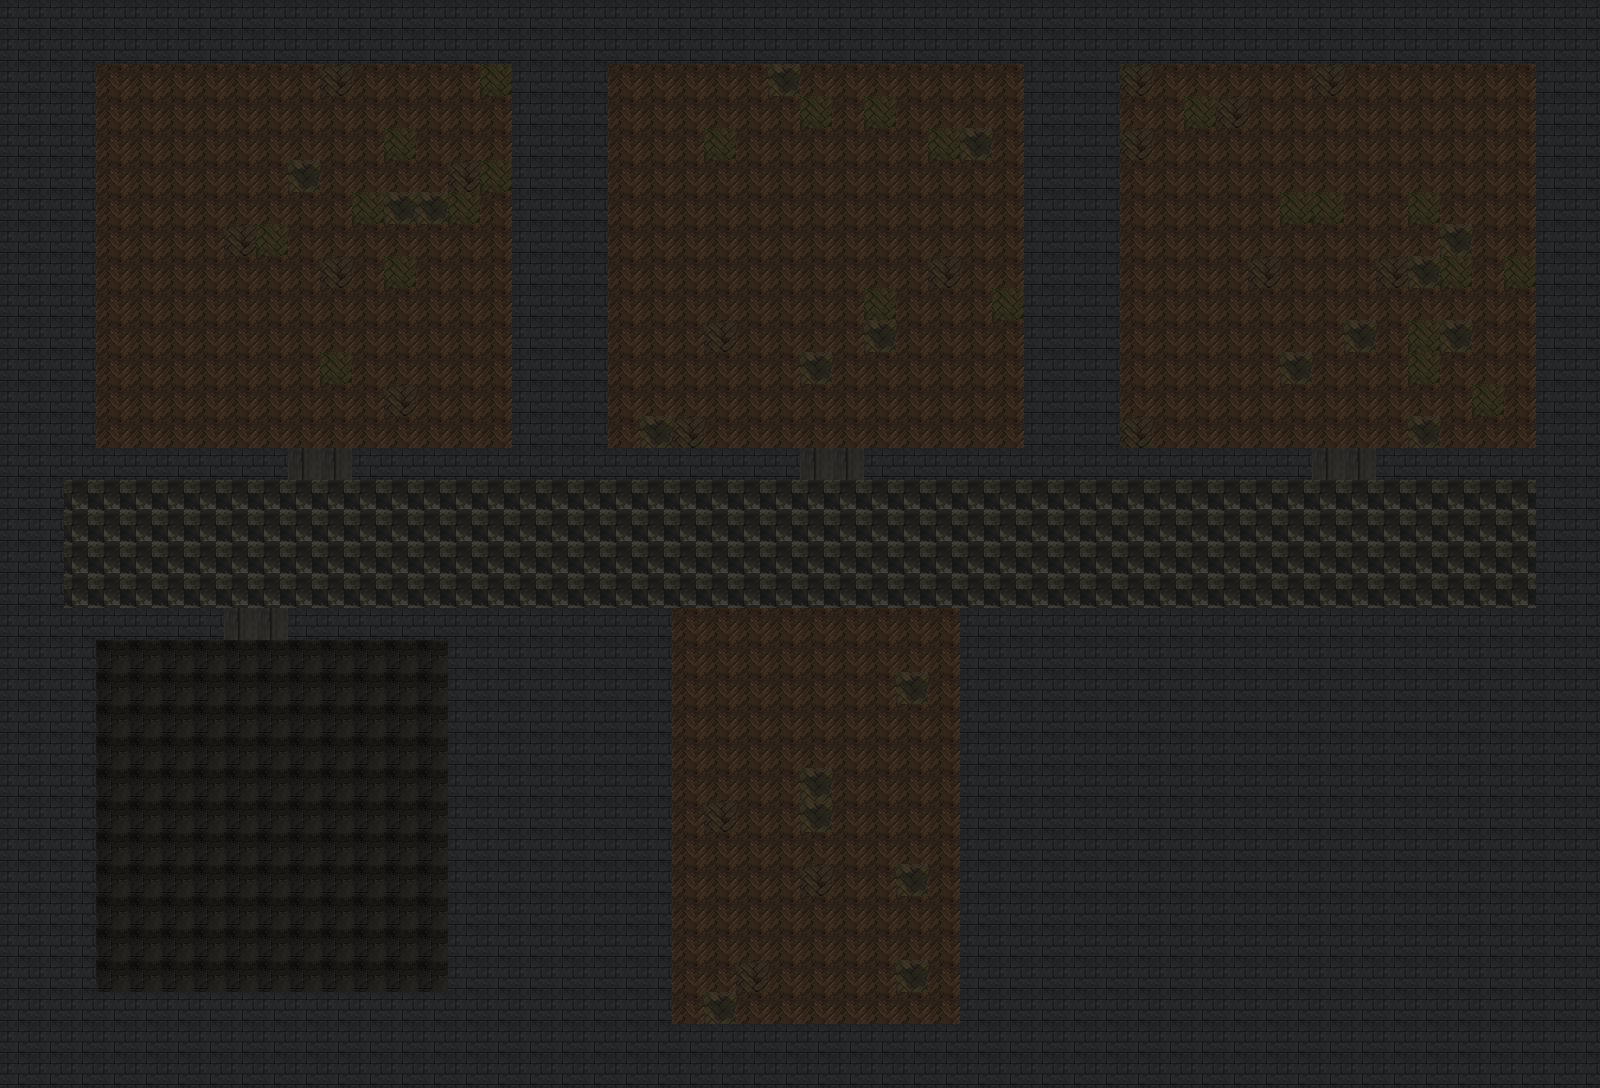

Below is a game level as drawn by its tile map, then a one-line description and the .tmx file that defines it, in full:
An orthogonal 50x34 tile map with 32x32 px tiles, 1 tile layer (ground) and 18 objects (7x monster, 6x room, 3x door, 2x spawn).

<map version="1.10" tiledversion="1.10.2" orientation="orthogonal" renderorder="right-down" width="50" height="34" tilewidth="32" tileheight="32" infinite="0" nextlayerid="3" nextobjectid="19">
 <tileset firstgid="1" name="school" tilewidth="32" tileheight="32" tilecount="8" columns="8">
  <image source="../tilesets/school.png" width="256" height="32" />
  <tile id="1">
   <properties>
    <property name="solid" type="bool" value="true" />
   </properties>
  </tile>
 </tileset>
 <layer id="1" name="ground" width="50" height="34">
  <data encoding="csv">
2,2,2,2,2,2,2,2,2,2,2,2,2,2,2,2,2,2,2,2,2,2,2,2,2,2,2,2,2,2,2,2,2,2,2,2,2,2,2,2,2,2,2,2,2,2,2,2,2,2,
2,2,2,2,2,2,2,2,2,2,2,2,2,2,2,2,2,2,2,2,2,2,2,2,2,2,2,2,2,2,2,2,2,2,2,2,2,2,2,2,2,2,2,2,2,2,2,2,2,2,
2,2,2,1,1,1,1,1,1,1,5,1,1,1,1,7,2,2,2,1,1,1,1,1,6,1,1,1,1,1,1,1,2,2,2,5,1,1,1,1,1,5,1,1,1,1,1,1,2,2,
2,2,2,1,1,1,1,1,1,1,1,1,1,1,1,1,2,2,2,1,1,1,1,1,1,7,1,7,1,1,1,1,2,2,2,1,1,7,5,1,1,1,1,1,1,1,1,1,2,2,
2,2,2,1,1,1,1,1,1,1,1,1,7,1,1,1,2,2,2,1,1,1,7,1,1,1,1,1,1,7,6,1,2,2,2,5,1,1,1,1,1,1,1,1,1,1,1,1,2,2,
2,2,2,1,1,1,1,1,1,6,1,1,1,1,5,7,2,2,2,1,1,1,1,1,1,1,1,1,1,1,1,1,2,2,2,1,1,1,1,1,1,1,1,1,1,1,1,1,2,2,
2,2,2,1,1,1,1,1,1,1,1,7,6,6,7,1,2,2,2,1,1,1,1,1,1,1,1,1,1,1,1,1,2,2,2,1,1,1,1,1,7,7,1,1,7,1,1,1,2,2,
2,2,2,1,1,1,1,5,7,1,1,1,1,1,1,1,2,2,2,1,1,1,1,1,1,1,1,1,1,1,1,1,2,2,2,1,1,1,1,1,1,1,1,1,1,6,1,1,2,2,
2,2,2,1,1,1,1,1,1,1,5,1,7,1,1,1,2,2,2,1,1,1,1,1,1,1,1,1,1,5,1,1,2,2,2,1,1,1,1,5,1,1,1,5,6,7,1,7,2,2,
2,2,2,1,1,1,1,1,1,1,1,1,1,1,1,1,2,2,2,1,1,1,1,1,1,1,1,7,1,1,1,7,2,2,2,1,1,1,1,1,1,1,1,1,1,1,1,1,2,2,
2,2,2,1,1,1,1,1,1,1,1,1,1,1,1,1,2,2,2,1,1,1,5,1,1,1,1,6,1,1,1,1,2,2,2,1,1,1,1,1,1,1,6,1,7,6,1,1,2,2,
2,2,2,1,1,1,1,1,1,1,7,1,1,1,1,1,2,2,2,1,1,1,1,1,1,6,1,1,1,1,1,1,2,2,2,1,1,1,1,1,6,1,1,1,7,1,1,1,2,2,
2,2,2,1,1,1,1,1,1,1,1,1,5,1,1,1,2,2,2,1,1,1,1,1,1,1,1,1,1,1,1,1,2,2,2,1,1,1,1,1,1,1,1,1,1,1,7,1,2,2,
2,2,2,1,1,1,1,1,1,1,1,1,1,1,1,1,2,2,2,1,6,5,1,1,1,1,1,1,1,1,1,1,2,2,2,5,1,1,1,1,1,1,1,1,6,1,1,1,2,2,
2,2,2,2,2,2,2,2,2,4,4,2,2,2,2,2,2,2,2,2,2,2,2,2,2,4,4,2,2,2,2,2,2,2,2,2,2,2,2,2,2,4,4,2,2,2,2,2,2,2,
2,2,3,3,3,3,3,3,3,3,3,3,3,3,3,3,3,3,3,3,3,3,3,3,3,3,3,3,3,3,3,3,3,3,3,3,3,3,3,3,3,3,3,3,3,3,3,3,2,2,
2,2,3,3,3,3,3,3,3,3,3,3,3,3,3,3,3,3,3,3,3,3,3,3,3,3,3,3,3,3,3,3,3,3,3,3,3,3,3,3,3,3,3,3,3,3,3,3,2,2,
2,2,3,3,3,3,3,3,3,3,3,3,3,3,3,3,3,3,3,3,3,3,3,3,3,3,3,3,3,3,3,3,3,3,3,3,3,3,3,3,3,3,3,3,3,3,3,3,2,2,
2,2,3,3,3,3,3,3,3,3,3,3,3,3,3,3,3,3,3,3,3,3,3,3,3,3,3,3,3,3,3,3,3,3,3,3,3,3,3,3,3,3,3,3,3,3,3,3,2,2,
2,2,2,2,2,2,2,4,4,2,2,2,2,2,2,2,2,2,2,2,2,1,1,1,1,1,1,1,1,1,2,2,2,2,2,2,2,2,2,2,2,2,2,2,2,2,2,2,2,2,
2,2,2,8,8,8,8,8,8,8,8,8,8,8,2,2,2,2,2,2,2,1,1,1,1,1,1,1,1,1,2,2,2,2,2,2,2,2,2,2,2,2,2,2,2,2,2,2,2,2,
2,2,2,8,8,8,8,8,8,8,8,8,8,8,2,2,2,2,2,2,2,1,1,1,1,1,1,1,6,1,2,2,2,2,2,2,2,2,2,2,2,2,2,2,2,2,2,2,2,2,
2,2,2,8,8,8,8,8,8,8,8,8,8,8,2,2,2,2,2,2,2,1,1,1,1,1,1,1,1,1,2,2,2,2,2,2,2,2,2,2,2,2,2,2,2,2,2,2,2,2,
2,2,2,8,8,8,8,8,8,8,8,8,8,8,2,2,2,2,2,2,2,1,1,1,1,1,1,1,1,1,2,2,2,2,2,2,2,2,2,2,2,2,2,2,2,2,2,2,2,2,
2,2,2,8,8,8,8,8,8,8,8,8,8,8,2,2,2,2,2,2,2,1,1,1,1,6,1,1,1,1,2,2,2,2,2,2,2,2,2,2,2,2,2,2,2,2,2,2,2,2,
2,2,2,8,8,8,8,8,8,8,8,8,8,8,2,2,2,2,2,2,2,1,5,1,1,6,1,1,1,1,2,2,2,2,2,2,2,2,2,2,2,2,2,2,2,2,2,2,2,2,
2,2,2,8,8,8,8,8,8,8,8,8,8,8,2,2,2,2,2,2,2,1,1,1,1,1,1,1,1,1,2,2,2,2,2,2,2,2,2,2,2,2,2,2,2,2,2,2,2,2,
2,2,2,8,8,8,8,8,8,8,8,8,8,8,2,2,2,2,2,2,2,1,1,1,1,5,1,1,6,1,2,2,2,2,2,2,2,2,2,2,2,2,2,2,2,2,2,2,2,2,
2,2,2,8,8,8,8,8,8,8,8,8,8,8,2,2,2,2,2,2,2,1,1,1,1,1,1,1,1,1,2,2,2,2,2,2,2,2,2,2,2,2,2,2,2,2,2,2,2,2,
2,2,2,8,8,8,8,8,8,8,8,8,8,8,2,2,2,2,2,2,2,1,1,1,1,1,1,1,1,1,2,2,2,2,2,2,2,2,2,2,2,2,2,2,2,2,2,2,2,2,
2,2,2,8,8,8,8,8,8,8,8,8,8,8,2,2,2,2,2,2,2,1,1,5,1,1,1,1,6,1,2,2,2,2,2,2,2,2,2,2,2,2,2,2,2,2,2,2,2,2,
2,2,2,2,2,2,2,2,2,2,2,2,2,2,2,2,2,2,2,2,2,1,6,1,1,1,1,1,1,1,2,2,2,2,2,2,2,2,2,2,2,2,2,2,2,2,2,2,2,2,
2,2,2,2,2,2,2,2,2,2,2,2,2,2,2,2,2,2,2,2,2,2,2,2,2,2,2,2,2,2,2,2,2,2,2,2,2,2,2,2,2,2,2,2,2,2,2,2,2,2,
2,2,2,2,2,2,2,2,2,2,2,2,2,2,2,2,2,2,2,2,2,2,2,2,2,2,2,2,2,2,2,2,2,2,2,2,2,2,2,2,2,2,2,2,2,2,2,2,2,2
</data>
 </layer>
 <objectgroup id="2" name="meta">
  <object id="1" name="player_start" type="spawn" x="800" y="800" />
  <object id="2" name="classroom_a" type="room" x="96" y="64" width="416" height="384">
   <properties><property name="room_type" value="classroom" /><property name="color" value="red" /></properties>
  </object>
  <object id="3" name="classroom_b" type="room" x="608" y="64" width="416" height="384">
   <properties><property name="room_type" value="classroom" /><property name="color" value="blue" /></properties>
  </object>
  <object id="4" name="classroom_c" type="room" x="1120" y="64" width="416" height="384">
   <properties><property name="room_type" value="classroom" /><property name="color" value="green" /></properties>
  </object>
  <object id="5" name="entrance" type="room" x="672" y="608" width="288" height="416">
   <properties><property name="room_type" value="entrance" /></properties>
  </object>
  <object id="6" name="electrical" type="room" x="96" y="640" width="352" height="352">
   <properties><property name="room_type" value="utility" /></properties>
  </object>
  <object id="7" name="corridor" type="room" x="64" y="480" width="1472" height="128">
   <properties><property name="room_type" value="corridor" /></properties>
  </object>
  <object id="8" name="door_classroom_a" type="door" x="288" y="448" width="64" height="32">
   <properties><property name="room_id" value="classroom_a" /><property name="color" value="red" /></properties>
  </object>
  <object id="9" name="door_classroom_b" type="door" x="800" y="448" width="64" height="32">
   <properties><property name="room_id" value="classroom_b" /><property name="color" value="blue" /></properties>
  </object>
  <object id="10" name="door_classroom_c" type="door" x="1312" y="448" width="64" height="32">
   <properties><property name="room_id" value="classroom_c" /><property name="color" value="green" /></properties>
  </object>
  <object id="11" name="spawn_health" type="spawn" x="272" y="816">
   <point />
   <properties><property name="item" value="health" /></properties>
  </object>
  <object id="12" name="monster_webber" type="monster" x="432" y="560">
   <point />
   <properties><property name="kind" value="webber" /><property name="hits" type="int" value="5" /></properties>
  </object>
  <object id="13" name="monster_caster" type="monster" x="1072" y="560">
   <point />
   <properties><property name="kind" value="caster" /><property name="hits" type="int" value="5" /></properties>
  </object>
  <object id="14" name="monster_webber" type="monster" x="816" y="848">
   <point />
   <properties><property name="kind" value="webber" /><property name="hits" type="int" value="5" /></properties>
  </object>
  <object id="15" name="monster_caster" type="monster" x="272" y="816">
   <point />
   <properties><property name="kind" value="caster" /><property name="hits" type="int" value="5" /></properties>
  </object>
  <object id="16" name="monster_red" type="monster" x="304" y="240">
   <point />
   <properties><property name="drops" value="red" /><property name="kind" value="teacher_f" /><property name="hits" type="int" value="5" /></properties>
  </object>
  <object id="17" name="monster_blue" type="monster" x="816" y="240">
   <point />
   <properties><property name="drops" value="blue" /><property name="kind" value="teacher_m" /><property name="hits" type="int" value="5" /></properties>
  </object>
  <object id="18" name="monster_green" type="monster" x="1328" y="240">
   <point />
   <properties><property name="drops" value="green" /><property name="kind" value="teacher_f" /><property name="hits" type="int" value="5" /></properties>
  </object>
 </objectgroup>
</map>
